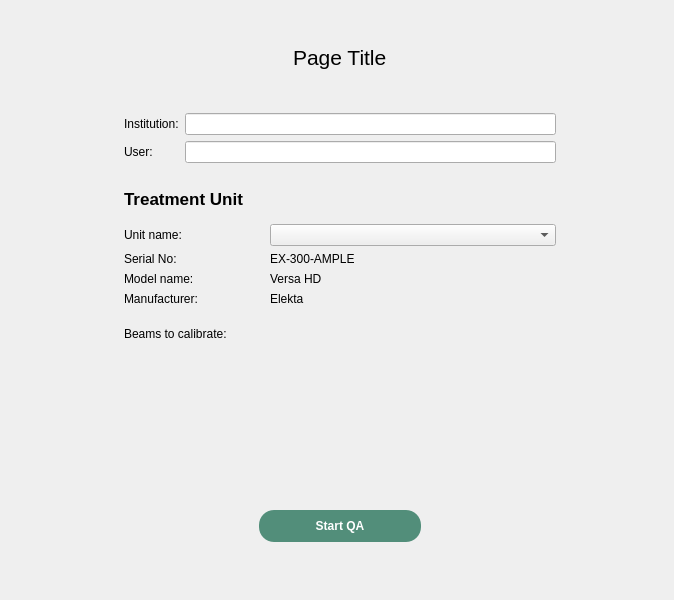
<?xml version="1.0" encoding="UTF-8"?>
<ui version="4.0">
 <class>MainWindow</class>
 <widget class="QMainWindow" name="MainWindow">
  <property name="geometry">
   <rect>
    <x>0</x>
    <y>0</y>
    <width>674</width>
    <height>600</height>
   </rect>
  </property>
  <property name="sizePolicy">
   <sizepolicy hsizetype="Preferred" vsizetype="Preferred">
    <horstretch>0</horstretch>
    <verstretch>0</verstretch>
   </sizepolicy>
  </property>
  <property name="minimumSize">
   <size>
    <width>0</width>
    <height>600</height>
   </size>
  </property>
  <property name="windowTitle">
   <string>MainWindow</string>
  </property>
  <property name="styleSheet">
   <string notr="true"/>
  </property>
  <property name="animated">
   <bool>true</bool>
  </property>
  <widget class="QWidget" name="centralwidget">
   <layout class="QVBoxLayout" name="verticalLayout">
    <item>
     <layout class="QVBoxLayout" name="verticalLayout_2">
      <item>
       <spacer name="verticalSpacer_1">
        <property name="orientation">
         <enum>Qt::Vertical</enum>
        </property>
        <property name="sizeType">
         <enum>QSizePolicy::Fixed</enum>
        </property>
        <property name="sizeHint" stdset="0">
         <size>
          <width>20</width>
          <height>20</height>
         </size>
        </property>
       </spacer>
      </item>
      <item>
       <widget class="QStackedWidget" name="mainStackWidget">
        <property name="enabled">
         <bool>true</bool>
        </property>
        <property name="currentIndex">
         <number>1</number>
        </property>
        <widget class="QWidget" name="linacQAPage">
         <layout class="QVBoxLayout" name="verticalLayout_8">
          <item>
           <layout class="QVBoxLayout" name="verticalLayout_3">
            <item>
             <layout class="QVBoxLayout" name="verticalLayout_4">
              <property name="spacing">
               <number>0</number>
              </property>
              <property name="sizeConstraint">
               <enum>QLayout::SetDefaultConstraint</enum>
              </property>
              <item alignment="Qt::AlignHCenter">
               <widget class="QLabel" name="currentPageTitle">
                <property name="font">
                 <font>
                  <pointsize>16</pointsize>
                 </font>
                </property>
                <property name="text">
                 <string>QA Tools</string>
                </property>
               </widget>
              </item>
              <item>
               <spacer name="verticalSpacer_2">
                <property name="orientation">
                 <enum>Qt::Vertical</enum>
                </property>
                <property name="sizeType">
                 <enum>QSizePolicy::Fixed</enum>
                </property>
                <property name="sizeHint" stdset="0">
                 <size>
                  <width>20</width>
                  <height>20</height>
                 </size>
                </property>
               </spacer>
              </item>
              <item alignment="Qt::AlignHCenter|Qt::AlignTop">
               <widget class="QFrame" name="navigationFrame">
                <property name="sizePolicy">
                 <sizepolicy hsizetype="Preferred" vsizetype="Fixed">
                  <horstretch>0</horstretch>
                  <verstretch>0</verstretch>
                 </sizepolicy>
                </property>
                <property name="styleSheet">
                 <string notr="true">QPushButton:!checked{
	background-color: rgb(82, 142, 122);
    min-width: 150px;
	min-height:25px;
    padding: 6px;
}

QPushButton#qaToolsBtn{
	border-top-left-radius: 15px;
	border-bottom-left-radius: 15px ;
	color: white;
}

QPushButton#qaReportsBtn{
	border-radius: 0px;
	color: white;
}

QPushButton#devicesBtn{
	border-top-right-radius: 15px;
	border-bottom-right-radius: 15px ;
	color: white;
}

QPushButton:checked {
    background-color: rgb(52, 91, 78);
	font: bold;
}
</string>
                </property>
                <property name="frameShape">
                 <enum>QFrame::NoFrame</enum>
                </property>
                <property name="frameShadow">
                 <enum>QFrame::Plain</enum>
                </property>
                <layout class="QHBoxLayout" name="horizontalLayout_2">
                 <property name="spacing">
                  <number>0</number>
                 </property>
                 <property name="leftMargin">
                  <number>0</number>
                 </property>
                 <property name="rightMargin">
                  <number>0</number>
                 </property>
                 <item>
                  <widget class="QPushButton" name="qaToolsBtn">
                   <property name="sizePolicy">
                    <sizepolicy hsizetype="Fixed" vsizetype="Fixed">
                     <horstretch>0</horstretch>
                     <verstretch>0</verstretch>
                    </sizepolicy>
                   </property>
                   <property name="styleSheet">
                    <string notr="true"/>
                   </property>
                   <property name="text">
                    <string>QA Tools</string>
                   </property>
                   <property name="checkable">
                    <bool>true</bool>
                   </property>
                   <property name="checked">
                    <bool>true</bool>
                   </property>
                   <attribute name="buttonGroup">
                    <string notr="true">navTabBtnGroup</string>
                   </attribute>
                  </widget>
                 </item>
                 <item>
                  <widget class="QPushButton" name="qaReportsBtn">
                   <property name="sizePolicy">
                    <sizepolicy hsizetype="Fixed" vsizetype="Fixed">
                     <horstretch>0</horstretch>
                     <verstretch>0</verstretch>
                    </sizepolicy>
                   </property>
                   <property name="minimumSize">
                    <size>
                     <width>162</width>
                     <height>37</height>
                    </size>
                   </property>
                   <property name="text">
                    <string>Reports</string>
                   </property>
                   <property name="checkable">
                    <bool>true</bool>
                   </property>
                   <attribute name="buttonGroup">
                    <string notr="true">navTabBtnGroup</string>
                   </attribute>
                  </widget>
                 </item>
                 <item>
                  <widget class="QPushButton" name="devicesBtn">
                   <property name="sizePolicy">
                    <sizepolicy hsizetype="Fixed" vsizetype="Fixed">
                     <horstretch>0</horstretch>
                     <verstretch>0</verstretch>
                    </sizepolicy>
                   </property>
                   <property name="autoFillBackground">
                    <bool>false</bool>
                   </property>
                   <property name="text">
                    <string>Devices</string>
                   </property>
                   <property name="checkable">
                    <bool>true</bool>
                   </property>
                   <property name="autoDefault">
                    <bool>false</bool>
                   </property>
                   <property name="default">
                    <bool>false</bool>
                   </property>
                   <property name="flat">
                    <bool>false</bool>
                   </property>
                   <attribute name="buttonGroup">
                    <string notr="true">navTabBtnGroup</string>
                   </attribute>
                  </widget>
                 </item>
                </layout>
               </widget>
              </item>
              <item>
               <widget class="QStackedWidget" name="navigationStackedWidget">
                <property name="sizePolicy">
                 <sizepolicy hsizetype="MinimumExpanding" vsizetype="Expanding">
                  <horstretch>0</horstretch>
                  <verstretch>0</verstretch>
                 </sizepolicy>
                </property>
                <property name="currentIndex">
                 <number>0</number>
                </property>
                <widget class="QWidget" name="dailyQAPage">
                 <property name="sizePolicy">
                  <sizepolicy hsizetype="Preferred" vsizetype="Expanding">
                   <horstretch>0</horstretch>
                   <verstretch>0</verstretch>
                  </sizepolicy>
                 </property>
                 <layout class="QVBoxLayout" name="verticalLayout_6">
                  <item>
                   <widget class="QScrollArea" name="scrollArea">
                    <property name="sizePolicy">
                     <sizepolicy hsizetype="MinimumExpanding" vsizetype="Expanding">
                      <horstretch>0</horstretch>
                      <verstretch>0</verstretch>
                     </sizepolicy>
                    </property>
                    <property name="frameShape">
                     <enum>QFrame::NoFrame</enum>
                    </property>
                    <property name="widgetResizable">
                     <bool>true</bool>
                    </property>
                    <widget class="QWidget" name="scrollAreaWidgetContents">
                     <property name="geometry">
                      <rect>
                       <x>0</x>
                       <y>0</y>
                       <width>614</width>
                       <height>395</height>
                      </rect>
                     </property>
                     <layout class="QHBoxLayout" name="horizontalLayout">
                      <item>
                       <spacer name="horizontalSpacer">
                        <property name="orientation">
                         <enum>Qt::Horizontal</enum>
                        </property>
                        <property name="sizeType">
                         <enum>QSizePolicy::Minimum</enum>
                        </property>
                        <property name="sizeHint" stdset="0">
                         <size>
                          <width>40</width>
                          <height>20</height>
                         </size>
                        </property>
                       </spacer>
                      </item>
                      <item>
                       <widget class="QFrame" name="testListFrame">
                        <property name="styleSheet">
                         <string notr="true">QFrame#photonCalib:hover {
	background-color: rgba(82, 142, 122,50);
}

QFrame#electronCalib:hover {
	background-color: rgba(82, 142, 122,50);
}

QFrame#winstonLutzAnalysis:hover {
	background-color: rgba(82, 142, 122,50);
}</string>
                        </property>
                        <property name="frameShape">
                         <enum>QFrame::NoFrame</enum>
                        </property>
                        <property name="frameShadow">
                         <enum>QFrame::Raised</enum>
                        </property>
                        <layout class="QVBoxLayout" name="verticalLayout_7">
                         <item>
                          <widget class="QLabel" name="linacQALabel">
                           <property name="sizePolicy">
                            <sizepolicy hsizetype="Preferred" vsizetype="Fixed">
                             <horstretch>0</horstretch>
                             <verstretch>0</verstretch>
                            </sizepolicy>
                           </property>
                           <property name="text">
                            <string>&lt;html&gt;&lt;head/&gt;&lt;body&gt;&lt;p&gt;&lt;span style=&quot; font-weight:700;&quot;&gt;Linac QA&lt;/span&gt;&lt;/p&gt;&lt;/body&gt;&lt;/html&gt;</string>
                           </property>
                          </widget>
                         </item>
                         <item>
                          <layout class="QVBoxLayout" name="verticalLayout_5">
                           <property name="spacing">
                            <number>0</number>
                           </property>
                           <item>
                            <widget class="QFrame" name="photonCalib">
                             <property name="sizePolicy">
                              <sizepolicy hsizetype="MinimumExpanding" vsizetype="Fixed">
                               <horstretch>0</horstretch>
                               <verstretch>0</verstretch>
                              </sizepolicy>
                             </property>
                             <property name="styleSheet">
                              <string notr="true"/>
                             </property>
                             <property name="frameShape">
                              <enum>QFrame::NoFrame</enum>
                             </property>
                             <property name="frameShadow">
                              <enum>QFrame::Raised</enum>
                             </property>
                             <layout class="QHBoxLayout" name="horizontalLayout_12">
                              <property name="topMargin">
                               <number>0</number>
                              </property>
                              <property name="rightMargin">
                               <number>0</number>
                              </property>
                              <property name="bottomMargin">
                               <number>0</number>
                              </property>
                              <item alignment="Qt::AlignLeft|Qt::AlignVCenter">
                               <widget class="QLabel" name="photonCalibIcon">
                                <property name="sizePolicy">
                                 <sizepolicy hsizetype="Fixed" vsizetype="Fixed">
                                  <horstretch>0</horstretch>
                                  <verstretch>0</verstretch>
                                 </sizepolicy>
                                </property>
                                <property name="maximumSize">
                                 <size>
                                  <width>32</width>
                                  <height>32</height>
                                 </size>
                                </property>
                                <property name="text">
                                 <string/>
                                </property>
                                <property name="pixmap">
                                 <pixmap resource="icons.qrc">:/colorIcons/icons/module.png</pixmap>
                                </property>
                                <property name="scaledContents">
                                 <bool>true</bool>
                                </property>
                               </widget>
                              </item>
                              <item>
                               <widget class="QLabel" name="photonCalibLabel">
                                <property name="sizePolicy">
                                 <sizepolicy hsizetype="MinimumExpanding" vsizetype="MinimumExpanding">
                                  <horstretch>0</horstretch>
                                  <verstretch>0</verstretch>
                                 </sizepolicy>
                                </property>
                                <property name="minimumSize">
                                 <size>
                                  <width>0</width>
                                  <height>48</height>
                                 </size>
                                </property>
                                <property name="styleSheet">
                                 <string notr="true">border-bottom-color: rgb(82, 142, 122);
border-bottom-width: 1px;
border-style: solid;
</string>
                                </property>
                                <property name="text">
                                 <string>Photon output calibration</string>
                                </property>
                                <property name="wordWrap">
                                 <bool>false</bool>
                                </property>
                                <property name="margin">
                                 <number>0</number>
                                </property>
                               </widget>
                              </item>
                             </layout>
                            </widget>
                           </item>
                           <item>
                            <widget class="QFrame" name="electronCalib">
                             <property name="sizePolicy">
                              <sizepolicy hsizetype="MinimumExpanding" vsizetype="Fixed">
                               <horstretch>0</horstretch>
                               <verstretch>0</verstretch>
                              </sizepolicy>
                             </property>
                             <property name="styleSheet">
                              <string notr="true"/>
                             </property>
                             <property name="frameShape">
                              <enum>QFrame::NoFrame</enum>
                             </property>
                             <property name="frameShadow">
                              <enum>QFrame::Raised</enum>
                             </property>
                             <layout class="QHBoxLayout" name="horizontalLayout_13">
                              <property name="topMargin">
                               <number>0</number>
                              </property>
                              <property name="rightMargin">
                               <number>0</number>
                              </property>
                              <property name="bottomMargin">
                               <number>0</number>
                              </property>
                              <item alignment="Qt::AlignLeft|Qt::AlignVCenter">
                               <widget class="QLabel" name="dailyElectronIcon">
                                <property name="sizePolicy">
                                 <sizepolicy hsizetype="Fixed" vsizetype="Fixed">
                                  <horstretch>0</horstretch>
                                  <verstretch>0</verstretch>
                                 </sizepolicy>
                                </property>
                                <property name="maximumSize">
                                 <size>
                                  <width>32</width>
                                  <height>32</height>
                                 </size>
                                </property>
                                <property name="text">
                                 <string/>
                                </property>
                                <property name="pixmap">
                                 <pixmap resource="icons.qrc">:/colorIcons/icons/module.png</pixmap>
                                </property>
                                <property name="scaledContents">
                                 <bool>true</bool>
                                </property>
                               </widget>
                              </item>
                              <item>
                               <widget class="QLabel" name="dailyElectronsLabel">
                                <property name="sizePolicy">
                                 <sizepolicy hsizetype="MinimumExpanding" vsizetype="MinimumExpanding">
                                  <horstretch>0</horstretch>
                                  <verstretch>0</verstretch>
                                 </sizepolicy>
                                </property>
                                <property name="minimumSize">
                                 <size>
                                  <width>0</width>
                                  <height>48</height>
                                 </size>
                                </property>
                                <property name="styleSheet">
                                 <string notr="true">border-bottom-color: rgb(82, 142, 122);
border-bottom-width: 1px;
border-style:solid;</string>
                                </property>
                                <property name="text">
                                 <string>Electron output calibration</string>
                                </property>
                               </widget>
                              </item>
                             </layout>
                            </widget>
                           </item>
                           <item>
                            <widget class="QFrame" name="winstonLutzAnalysis">
                             <property name="sizePolicy">
                              <sizepolicy hsizetype="MinimumExpanding" vsizetype="Fixed">
                               <horstretch>0</horstretch>
                               <verstretch>0</verstretch>
                              </sizepolicy>
                             </property>
                             <property name="frameShape">
                              <enum>QFrame::NoFrame</enum>
                             </property>
                             <property name="frameShadow">
                              <enum>QFrame::Raised</enum>
                             </property>
                             <layout class="QHBoxLayout" name="horizontalLayout_14">
                              <property name="topMargin">
                               <number>0</number>
                              </property>
                              <property name="rightMargin">
                               <number>0</number>
                              </property>
                              <property name="bottomMargin">
                               <number>0</number>
                              </property>
                              <item alignment="Qt::AlignLeft|Qt::AlignVCenter">
                               <widget class="QLabel" name="winstonLutzIcon">
                                <property name="sizePolicy">
                                 <sizepolicy hsizetype="Fixed" vsizetype="Fixed">
                                  <horstretch>0</horstretch>
                                  <verstretch>0</verstretch>
                                 </sizepolicy>
                                </property>
                                <property name="maximumSize">
                                 <size>
                                  <width>32</width>
                                  <height>32</height>
                                 </size>
                                </property>
                                <property name="text">
                                 <string/>
                                </property>
                                <property name="pixmap">
                                 <pixmap resource="icons.qrc">:/colorIcons/icons/module.png</pixmap>
                                </property>
                                <property name="scaledContents">
                                 <bool>true</bool>
                                </property>
                               </widget>
                              </item>
                              <item>
                               <widget class="QLabel" name="winstonLutzLabel">
                                <property name="sizePolicy">
                                 <sizepolicy hsizetype="MinimumExpanding" vsizetype="MinimumExpanding">
                                  <horstretch>0</horstretch>
                                  <verstretch>0</verstretch>
                                 </sizepolicy>
                                </property>
                                <property name="minimumSize">
                                 <size>
                                  <width>0</width>
                                  <height>48</height>
                                 </size>
                                </property>
                                <property name="styleSheet">
                                 <string notr="true">border-bottom-color: rgb(82, 142, 122);
border-bottom-width: 1px;
border-style: solid;
</string>
                                </property>
                                <property name="text">
                                 <string>Winston-Lutz analysis</string>
                                </property>
                                <property name="wordWrap">
                                 <bool>false</bool>
                                </property>
                                <property name="margin">
                                 <number>0</number>
                                </property>
                               </widget>
                              </item>
                             </layout>
                            </widget>
                           </item>
                          </layout>
                         </item>
                         <item>
                          <spacer name="verticalSpacer_8">
                           <property name="orientation">
                            <enum>Qt::Vertical</enum>
                           </property>
                           <property name="sizeType">
                            <enum>QSizePolicy::MinimumExpanding</enum>
                           </property>
                           <property name="sizeHint" stdset="0">
                            <size>
                             <width>20</width>
                             <height>10</height>
                            </size>
                           </property>
                          </spacer>
                         </item>
                         <item>
                          <spacer name="verticalSpacer_3">
                           <property name="orientation">
                            <enum>Qt::Vertical</enum>
                           </property>
                           <property name="sizeType">
                            <enum>QSizePolicy::Fixed</enum>
                           </property>
                           <property name="sizeHint" stdset="0">
                            <size>
                             <width>20</width>
                             <height>0</height>
                            </size>
                           </property>
                          </spacer>
                         </item>
                        </layout>
                       </widget>
                      </item>
                      <item>
                       <spacer name="horizontalSpacer_2">
                        <property name="orientation">
                         <enum>Qt::Horizontal</enum>
                        </property>
                        <property name="sizeType">
                         <enum>QSizePolicy::Minimum</enum>
                        </property>
                        <property name="sizeHint" stdset="0">
                         <size>
                          <width>40</width>
                          <height>20</height>
                         </size>
                        </property>
                       </spacer>
                      </item>
                     </layout>
                    </widget>
                   </widget>
                  </item>
                 </layout>
                </widget>
                <widget class="QWidget" name="annualQAPage">
                 <property name="sizePolicy">
                  <sizepolicy hsizetype="Preferred" vsizetype="MinimumExpanding">
                   <horstretch>0</horstretch>
                   <verstretch>0</verstretch>
                  </sizepolicy>
                 </property>
                </widget>
                <widget class="QWidget" name="monthlyQAPage"/>
               </widget>
              </item>
              <item>
               <spacer name="verticalSpacer_4">
                <property name="orientation">
                 <enum>Qt::Vertical</enum>
                </property>
                <property name="sizeType">
                 <enum>QSizePolicy::Preferred</enum>
                </property>
                <property name="sizeHint" stdset="0">
                 <size>
                  <width>20</width>
                  <height>20</height>
                 </size>
                </property>
               </spacer>
              </item>
             </layout>
            </item>
           </layout>
          </item>
         </layout>
        </widget>
        <widget class="QWidget" name="initCalibPage">
         <layout class="QGridLayout" name="gridLayout">
          <property name="leftMargin">
           <number>9</number>
          </property>
          <property name="topMargin">
           <number>9</number>
          </property>
          <property name="rightMargin">
           <number>9</number>
          </property>
          <property name="bottomMargin">
           <number>9</number>
          </property>
          <item row="1" column="0">
           <spacer name="leftGridSpacer">
            <property name="orientation">
             <enum>Qt::Horizontal</enum>
            </property>
            <property name="sizeType">
             <enum>QSizePolicy::MinimumExpanding</enum>
            </property>
            <property name="sizeHint" stdset="0">
             <size>
              <width>40</width>
              <height>20</height>
             </size>
            </property>
           </spacer>
          </item>
          <item row="1" column="2">
           <spacer name="middleBottomSpacer">
            <property name="orientation">
             <enum>Qt::Vertical</enum>
            </property>
            <property name="sizeType">
             <enum>QSizePolicy::Fixed</enum>
            </property>
            <property name="sizeHint" stdset="0">
             <size>
              <width>20</width>
              <height>40</height>
             </size>
            </property>
           </spacer>
          </item>
          <item row="0" column="2">
           <layout class="QGridLayout" name="mainGridLayout">
            <item row="0" column="1" alignment="Qt::AlignHCenter">
             <widget class="QLabel" name="calibPageTitle">
              <property name="sizePolicy">
               <sizepolicy hsizetype="Fixed" vsizetype="Fixed">
                <horstretch>0</horstretch>
                <verstretch>0</verstretch>
               </sizepolicy>
              </property>
              <property name="font">
               <font>
                <pointsize>16</pointsize>
               </font>
              </property>
              <property name="text">
               <string>Page Title</string>
              </property>
             </widget>
            </item>
            <item row="2" column="1">
             <widget class="QScrollArea" name="scrollArea_2">
              <property name="sizePolicy">
               <sizepolicy hsizetype="Expanding" vsizetype="MinimumExpanding">
                <horstretch>0</horstretch>
                <verstretch>0</verstretch>
               </sizepolicy>
              </property>
              <property name="frameShape">
               <enum>QFrame::NoFrame</enum>
              </property>
              <property name="widgetResizable">
               <bool>true</bool>
              </property>
              <widget class="QWidget" name="scrollAreaWidgetContents_2">
               <property name="geometry">
                <rect>
                 <x>0</x>
                 <y>0</y>
                 <width>450</width>
                 <height>352</height>
                </rect>
               </property>
               <property name="sizePolicy">
                <sizepolicy hsizetype="MinimumExpanding" vsizetype="MinimumExpanding">
                 <horstretch>0</horstretch>
                 <verstretch>0</verstretch>
                </sizepolicy>
               </property>
               <property name="maximumSize">
                <size>
                 <width>600</width>
                 <height>16777215</height>
                </size>
               </property>
               <layout class="QVBoxLayout" name="verticalLayout_9">
                <item>
                 <layout class="QFormLayout" name="siteDetails">
                  <property name="fieldGrowthPolicy">
                   <enum>QFormLayout::ExpandingFieldsGrow</enum>
                  </property>
                  <item row="0" column="0">
                   <widget class="QLabel" name="institutionLabel">
                    <property name="text">
                     <string>Institution:</string>
                    </property>
                   </widget>
                  </item>
                  <item row="0" column="1">
                   <widget class="QLineEdit" name="institutionLE">
                    <property name="sizePolicy">
                     <sizepolicy hsizetype="MinimumExpanding" vsizetype="Fixed">
                      <horstretch>0</horstretch>
                      <verstretch>0</verstretch>
                     </sizepolicy>
                    </property>
                   </widget>
                  </item>
                  <item row="1" column="0">
                   <widget class="QLabel" name="userLabel">
                    <property name="text">
                     <string>User:</string>
                    </property>
                   </widget>
                  </item>
                  <item row="1" column="1">
                   <widget class="QLineEdit" name="userLE"/>
                  </item>
                 </layout>
                </item>
                <item>
                 <spacer name="verticalSpacer_7">
                  <property name="orientation">
                   <enum>Qt::Vertical</enum>
                  </property>
                  <property name="sizeType">
                   <enum>QSizePolicy::Fixed</enum>
                  </property>
                  <property name="sizeHint" stdset="0">
                   <size>
                    <width>400</width>
                    <height>20</height>
                   </size>
                  </property>
                 </spacer>
                </item>
                <item>
                 <widget class="QLabel" name="treatmentUnitLabel">
                  <property name="sizePolicy">
                   <sizepolicy hsizetype="MinimumExpanding" vsizetype="Fixed">
                    <horstretch>0</horstretch>
                    <verstretch>0</verstretch>
                   </sizepolicy>
                  </property>
                  <property name="font">
                   <font>
                    <pointsize>13</pointsize>
                   </font>
                  </property>
                  <property name="text">
                   <string>&lt;html&gt;&lt;head/&gt;&lt;body&gt;&lt;p&gt;&lt;span style=&quot; font-weight:700;&quot;&gt;Treatment Unit&lt;/span&gt;&lt;/p&gt;&lt;/body&gt;&lt;/html&gt;</string>
                  </property>
                 </widget>
                </item>
                <item>
                 <layout class="QFormLayout" name="treatmentUnitFL">
                  <property name="horizontalSpacing">
                   <number>6</number>
                  </property>
                  <property name="topMargin">
                   <number>9</number>
                  </property>
                  <item row="0" column="0">
                   <widget class="QLabel" name="unitNameLabel">
                    <property name="text">
                     <string>Unit name:</string>
                    </property>
                   </widget>
                  </item>
                  <item row="0" column="1">
                   <widget class="QComboBox" name="linacNameCB">
                    <property name="sizePolicy">
                     <sizepolicy hsizetype="MinimumExpanding" vsizetype="Fixed">
                      <horstretch>0</horstretch>
                      <verstretch>0</verstretch>
                     </sizepolicy>
                    </property>
                    <property name="duplicatesEnabled">
                     <bool>false</bool>
                    </property>
                   </widget>
                  </item>
                  <item row="1" column="0">
                   <widget class="QLabel" name="linacSerialNumLabel">
                    <property name="text">
                     <string>Serial No:</string>
                    </property>
                   </widget>
                  </item>
                  <item row="1" column="1">
                   <widget class="QLabel" name="linacSerialNumField">
                    <property name="sizePolicy">
                     <sizepolicy hsizetype="Fixed" vsizetype="Preferred">
                      <horstretch>0</horstretch>
                      <verstretch>0</verstretch>
                     </sizepolicy>
                    </property>
                    <property name="text">
                     <string>EX-300-AMPLE</string>
                    </property>
                   </widget>
                  </item>
                  <item row="2" column="0">
                   <widget class="QLabel" name="linacModelLabel">
                    <property name="text">
                     <string>Model name:</string>
                    </property>
                   </widget>
                  </item>
                  <item row="2" column="1">
                   <widget class="QLabel" name="linacModelField">
                    <property name="sizePolicy">
                     <sizepolicy hsizetype="Fixed" vsizetype="Preferred">
                      <horstretch>0</horstretch>
                      <verstretch>0</verstretch>
                     </sizepolicy>
                    </property>
                    <property name="text">
                     <string>Versa HD</string>
                    </property>
                   </widget>
                  </item>
                  <item row="3" column="0">
                   <widget class="QLabel" name="linacManufacLabel">
                    <property name="text">
                     <string>Manufacturer:</string>
                    </property>
                   </widget>
                  </item>
                  <item row="3" column="1">
                   <widget class="QLabel" name="linacManufacField">
                    <property name="sizePolicy">
                     <sizepolicy hsizetype="Fixed" vsizetype="Preferred">
                      <horstretch>0</horstretch>
                      <verstretch>0</verstretch>
                     </sizepolicy>
                    </property>
                    <property name="text">
                     <string>Elekta</string>
                    </property>
                   </widget>
                  </item>
                  <item row="4" column="0">
                   <spacer name="doseRateSpacer">
                    <property name="orientation">
                     <enum>Qt::Vertical</enum>
                    </property>
                    <property name="sizeType">
                     <enum>QSizePolicy::Fixed</enum>
                    </property>
                    <property name="sizeHint" stdset="0">
                     <size>
                      <width>140</width>
                      <height>9</height>
                     </size>
                    </property>
                   </spacer>
                  </item>
                  <item row="5" column="0">
                   <widget class="QLabel" name="linacBeamsLabel">
                    <property name="text">
                     <string>Beams to calibrate:</string>
                    </property>
                    <property name="alignment">
                     <set>Qt::AlignLeading|Qt::AlignLeft|Qt::AlignTop</set>
                    </property>
                   </widget>
                  </item>
                  <item row="5" column="1">
                   <layout class="QGridLayout" name="linacBeamsField"/>
                  </item>
                 </layout>
                </item>
                <item>
                 <spacer name="verticalSpacer_9">
                  <property name="orientation">
                   <enum>Qt::Vertical</enum>
                  </property>
                  <property name="sizeType">
                   <enum>QSizePolicy::MinimumExpanding</enum>
                  </property>
                  <property name="sizeHint" stdset="0">
                   <size>
                    <width>0</width>
                    <height>10</height>
                   </size>
                  </property>
                 </spacer>
                </item>
               </layout>
              </widget>
             </widget>
            </item>
            <item row="1" column="1">
             <spacer name="verticalSpacer_6">
              <property name="orientation">
               <enum>Qt::Vertical</enum>
              </property>
              <property name="sizeType">
               <enum>QSizePolicy::Fixed</enum>
              </property>
              <property name="sizeHint" stdset="0">
               <size>
                <width>450</width>
                <height>20</height>
               </size>
              </property>
             </spacer>
            </item>
            <item row="3" column="1">
             <spacer name="verticalSpacer_5">
              <property name="orientation">
               <enum>Qt::Vertical</enum>
              </property>
              <property name="sizeType">
               <enum>QSizePolicy::Fixed</enum>
              </property>
              <property name="sizeHint" stdset="0">
               <size>
                <width>20</width>
                <height>20</height>
               </size>
              </property>
             </spacer>
            </item>
            <item row="0" column="0" alignment="Qt::AlignTop">
             <widget class="QPushButton" name="backBtn">
              <property name="enabled">
               <bool>true</bool>
              </property>
              <property name="sizePolicy">
               <sizepolicy hsizetype="Fixed" vsizetype="Fixed">
                <horstretch>0</horstretch>
                <verstretch>0</verstretch>
               </sizepolicy>
              </property>
              <property name="autoFillBackground">
               <bool>false</bool>
              </property>
              <property name="styleSheet">
               <string notr="true">QPushButton {
    border-radius: 20px;
    min-width: 40px;
	min-height: 40px;
	background-color: transparent;
}

QPushButton:hover {
	background-color: rgba(82, 142, 122,50);
}

QPushButton:pressed {
	background-color: rgba(82, 142, 122,122);
}</string>
              </property>
              <property name="text">
               <string/>
              </property>
              <property name="icon">
               <iconset resource="icons.qrc">
                <normaloff>:/colorIcons/icons/left.png</normaloff>:/colorIcons/icons/left.png</iconset>
              </property>
              <property name="iconSize">
               <size>
                <width>32</width>
                <height>32</height>
               </size>
              </property>
             </widget>
            </item>
            <item row="3" column="2">
             <spacer name="horizontalSpacer_3">
              <property name="orientation">
               <enum>Qt::Horizontal</enum>
              </property>
              <property name="sizeType">
               <enum>QSizePolicy::Fixed</enum>
              </property>
              <property name="sizeHint" stdset="0">
               <size>
                <width>40</width>
                <height>20</height>
               </size>
              </property>
             </spacer>
            </item>
            <item row="4" column="1" alignment="Qt::AlignHCenter">
             <widget class="QPushButton" name="calibStartBtn">
              <property name="sizePolicy">
               <sizepolicy hsizetype="Fixed" vsizetype="Fixed">
                <horstretch>0</horstretch>
                <verstretch>0</verstretch>
               </sizepolicy>
              </property>
              <property name="styleSheet">
               <string notr="true">QPushButton {
	background-color: rgb(82, 142, 122);
    min-width: 150px;
	min-height:20px;
    padding: 6px;
	border-radius: 15px;
	color: white;
	font: bold;
}

QPushButton:pressed {
	background-color: rgb(52, 91, 78);
}

QPushButton:!enabled{
	background-color: rgba(52, 91, 78, 50);
}</string>
              </property>
              <property name="text">
               <string>Start QA</string>
              </property>
             </widget>
            </item>
           </layout>
          </item>
          <item row="1" column="3">
           <spacer name="rightGridSpacer">
            <property name="orientation">
             <enum>Qt::Horizontal</enum>
            </property>
            <property name="sizeType">
             <enum>QSizePolicy::MinimumExpanding</enum>
            </property>
            <property name="sizeHint" stdset="0">
             <size>
              <width>40</width>
              <height>20</height>
             </size>
            </property>
           </spacer>
          </item>
         </layout>
        </widget>
       </widget>
      </item>
     </layout>
    </item>
   </layout>
  </widget>
 </widget>
 <resources>
  <include location="icons.qrc"/>
 </resources>
 <connections/>
 <buttongroups>
  <buttongroup name="navTabBtnGroup"/>
 </buttongroups>
</ui>
